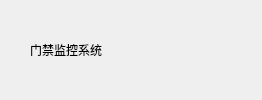
    <widget class="QWidget" name="widget_title" native="true">
     <property name="sizePolicy">
      <sizepolicy hsizetype="Preferred" vsizetype="Fixed">
       <horstretch>0</horstretch>
       <verstretch>0</verstretch>
      </sizepolicy>
     </property>
     <property name="minimumSize">
      <size>
       <width>100</width>
       <height>33</height>
      </size>
     </property>
     <layout class="QHBoxLayout" name="horizontalLayout_2">
      <property name="spacing">
       <number>0</number>
      </property>
      <property name="leftMargin">
       <number>0</number>
      </property>
      <property name="topMargin">
       <number>0</number>
      </property>
      <property name="rightMargin">
       <number>0</number>
      </property>
      <property name="bottomMargin">
       <number>0</number>
      </property>
      <item>
       <widget class="QLabel" name="lab_Ico">
        <property name="sizePolicy">
         <sizepolicy hsizetype="Minimum" vsizetype="Preferred">
          <horstretch>0</horstretch>
          <verstretch>0</verstretch>
         </sizepolicy>
        </property>
        <property name="minimumSize">
         <size>
          <width>30</width>
          <height>33</height>
         </size>
        </property>
        <property name="maximumSize">
         <size>
          <width>30</width>
          <height>33</height>
         </size>
        </property>
        <property name="text">
         <string/>
        </property>
        <property name="pixmap">
         <pixmap resource="rc.qrc">:/main.ico</pixmap>
        </property>
        <property name="scaledContents">
         <bool>true</bool>
        </property>
        <property name="alignment">
         <set>Qt::AlignCenter</set>
        </property>
       </widget>
      </item>
      <item>
       <widget class="QLabel" name="lab_Title">
        <property name="sizePolicy">
         <sizepolicy hsizetype="Expanding" vsizetype="Preferred">
          <horstretch>0</horstretch>
          <verstretch>0</verstretch>
         </sizepolicy>
        </property>
        <property name="styleSheet">
         <string notr="true">font: 10pt &quot;微软雅黑&quot;;</string>
        </property>
        <property name="text">
         <string>门禁监控系统</string>
        </property>
        <property name="alignment">
         <set>Qt::AlignLeading|Qt::AlignLeft|Qt::AlignVCenter</set>
        </property>
       </widget>
      </item>
      <item>
       <widget class="QWidget" name="widget_menu" native="true">
        <property name="sizePolicy">
         <sizepolicy hsizetype="Minimum" vsizetype="Preferred">
          <horstretch>0</horstretch>
          <verstretch>0</verstretch>
         </sizepolicy>
        </property>
        <layout class="QHBoxLayout" name="horizontalLayout">
         <property name="spacing">
          <number>0</number>
         </property>
         <property name="leftMargin">
          <number>0</number>
         </property>
         <property name="topMargin">
          <number>0</number>
         </property>
         <property name="rightMargin">
          <number>0</number>
         </property>
         <property name="bottomMargin">
          <number>0</number>
         </property>
         <item>
          <widget class="QPushButton" name="btnMenu">
           <property name="sizePolicy">
            <sizepolicy hsizetype="Minimum" vsizetype="Expanding">
             <horstretch>0</horstretch>
             <verstretch>0</verstretch>
            </sizepolicy>
           </property>
           <property name="minimumSize">
            <size>
             <width>31</width>
             <height>0</height>
            </size>
           </property>
           <property name="cursor">
            <cursorShape>ArrowCursor</cursorShape>
           </property>
           <property name="focusPolicy">
            <enum>Qt::NoFocus</enum>
           </property>
           <property name="toolTip">
            <string>菜单</string>
           </property>
           <property name="text">
            <string/>
           </property>
           <property name="flat">
            <bool>true</bool>
           </property>
          </widget>
         </item>
         <item>
          <widget class="QPushButton" name="btnMenu_Min">
           <property name="sizePolicy">
            <sizepolicy hsizetype="Minimum" vsizetype="Expanding">
             <horstretch>0</horstretch>
             <verstretch>0</verstretch>
            </sizepolicy>
           </property>
           <property name="minimumSize">
            <size>
             <width>31</width>
             <height>0</height>
            </size>
           </property>
           <property name="cursor">
            <cursorShape>ArrowCursor</cursorShape>
           </property>
           <property name="focusPolicy">
            <enum>Qt::NoFocus</enum>
           </property>
           <property name="toolTip">
            <string>最小化</string>
           </property>
           <property name="text">
            <string/>
           </property>
           <property name="flat">
            <bool>true</bool>
           </property>
          </widget>
         </item>
         <item>
          <widget class="QPushButton" name="btnMenu_Max">
           <property name="sizePolicy">
            <sizepolicy hsizetype="Minimum" vsizetype="Expanding">
             <horstretch>0</horstretch>
             <verstretch>0</verstretch>
            </sizepolicy>
           </property>
           <property name="minimumSize">
            <size>
             <width>31</width>
             <height>0</height>
            </size>
           </property>
           <property name="cursor">
            <cursorShape>ArrowCursor</cursorShape>
           </property>
           <property name="focusPolicy">
            <enum>Qt::NoFocus</enum>
           </property>
           <property name="toolTip">
            <string>最大化</string>
           </property>
           <property name="text">
            <string/>
           </property>
           <property name="flat">
            <bool>true</bool>
           </property>
          </widget>
         </item>
         <item>
          <widget class="QPushButton" name="btnMenu_Close">
           <property name="sizePolicy">
            <sizepolicy hsizetype="Minimum" vsizetype="Expanding">
             <horstretch>0</horstretch>
             <verstretch>0</verstretch>
            </sizepolicy>
           </property>
           <property name="minimumSize">
            <size>
             <width>40</width>
             <height>0</height>
            </size>
           </property>
           <property name="cursor">
            <cursorShape>ArrowCursor</cursorShape>
           </property>
           <property name="focusPolicy">
            <enum>Qt::NoFocus</enum>
           </property>
           <property name="toolTip">
            <string>关闭</string>
           </property>
           <property name="text">
            <string/>
           </property>
           <property name="flat">
            <bool>true</bool>
           </property>
          </widget>
         </item>
        </layout>
       </widget>
      </item>
     </layout>
    </widget>
